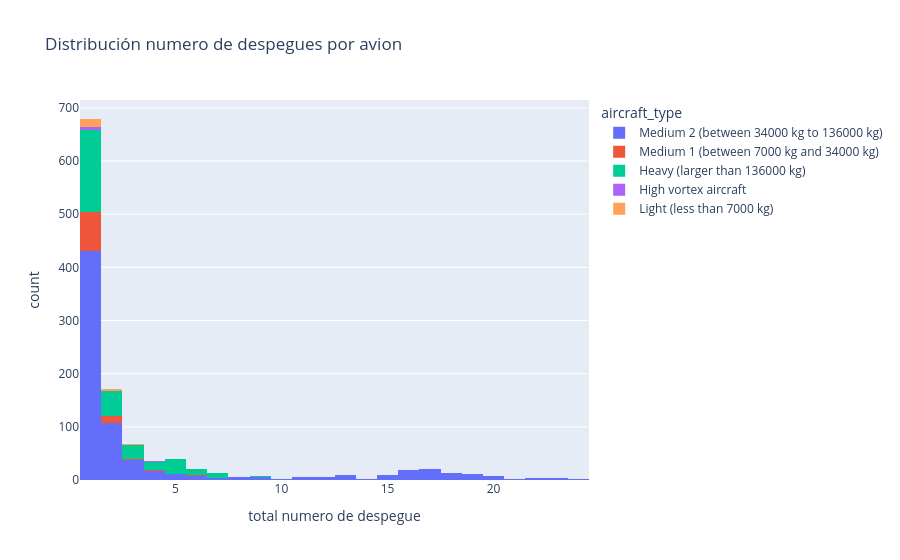

Here is the notebook cell this chart was saved with:
### Code cell
fig = px.histogram(icao_counts.reset_index(), 'despegue', color="aircraft_type", title='Distribución numero de despegues por avion', labels={'despegue': 'total numero de despegue'})
fig.show()

### Figure 1 — Plotly figure (JSON) as saved in the notebook; plotly's stock layout.template omitted (floating-point values rounded to 4 significant figures; data arrays with more than 128 entries replaced by an {"elided": "..."} marker saying what was removed)
{"data": [{"bingroup": "x", "hovertemplate": "aircraft_type=Medium 2 (between 34000 kg to 136000 kg)<br>total numero de despegue=%{x}<br>count=%{y}<extra></extra>", "legendgroup": "Medium 2 (between 34000 kg to 136000 kg)", "marker": {"color": "#636efa", "pattern": {"shape": ""}}, "name": "Medium 2 (between 34000 kg to 136000 kg)", "orientation": "v", "showlegend": true, "type": "histogram", "x": {"elided": "743 int values"}, "xaxis": "x", "yaxis": "y"}, {"bingroup": "x", "hovertemplate": "aircraft_type=Medium 1 (between 7000 kg and 34000 kg)<br>total numero de despegue=%{x}<br>count=%{y}<extra></extra>", "legendgroup": "Medium 1 (between 7000 kg and 34000 kg)", "marker": {"color": "#EF553B", "pattern": {"shape": ""}}, "name": "Medium 1 (between 7000 kg and 34000 kg)", "orientation": "v", "showlegend": true, "type": "histogram", "x": [1, 1, 1, 1, 1, 3, 2, 4, 2, 2, 2, 1, 2, 10, 11, 1, 3, 5, 2, 1, 1, 1, 1, 1, 2, 1, 1, 1, 1, 2, 1, 1, 1, 1, 1, 1, 1, 1, 1, 1, 1, 1, 1, 1, 1, 1, 1, 1, 1, 1, 2, 1, 1, 1, 1, 1, 1, 1, 1, 1, 1, 2, 1, 1, 2, 1, 1, 1, 1, 1, 1, 1, 1, 1, 1, 1, 1, 1, 1, 1, 2, 1, 1, 1, 6, 4, 1, 1, 2, 1, 1, 1, 1, 1], "xaxis": "x", "yaxis": "y"}, {"bingroup": "x", "hovertemplate": "aircraft_type=Heavy (larger than 136000 kg)<br>total numero de despegue=%{x}<br>count=%{y}<extra></extra>", "legendgroup": "Heavy (larger than 136000 kg)", "marker": {"color": "#00cc96", "pattern": {"shape": ""}}, "name": "Heavy (larger than 136000 kg)", "orientation": "v", "showlegend": true, "type": "histogram", "x": {"elided": "295 int values"}, "xaxis": "x", "yaxis": "y"}, {"bingroup": "x", "hovertemplate": "aircraft_type=High vortex aircraft<br>total numero de despegue=%{x}<br>count=%{y}<extra></extra>", "legendgroup": "High vortex aircraft", "marker": {"color": "#ab63fa", "pattern": {"shape": ""}}, "name": "High vortex aircraft", "orientation": "v", "showlegend": true, "type": "histogram", "x": [1, 1, 1, 1, 4, 1], "xaxis": "x", "yaxis": "y"}, {"bingroup": "x", "hovertemplate": "aircraft_type=Light (less than 7000 kg)<br>total numero de despegue=%{x}<br>count=%{y}<extra></extra>", "legendgroup": "Light (less than 7000 kg)", "marker": {"color": "#FFA15A", "pattern": {"shape": ""}}, "name": "Light (less than 7000 kg)", "orientation": "v", "showlegend": true, "type": "histogram", "x": [1, 3, 2, 2, 2, 1, 1, 1, 1, 1, 1, 1, 1, 1, 1, 1, 2, 1, 1, 1], "xaxis": "x", "yaxis": "y"}], "layout": {"barmode": "relative", "legend": {"title": {"text": "aircraft_type"}, "tracegroupgap": 0}, "title": {"text": "Distribución numero de despegues por avion"}, "xaxis": {"anchor": "y", "domain": [0, 1], "title": {"text": "total numero de despegue"}}, "yaxis": {"anchor": "x", "domain": [0, 1], "title": {"text": "count"}}}}
